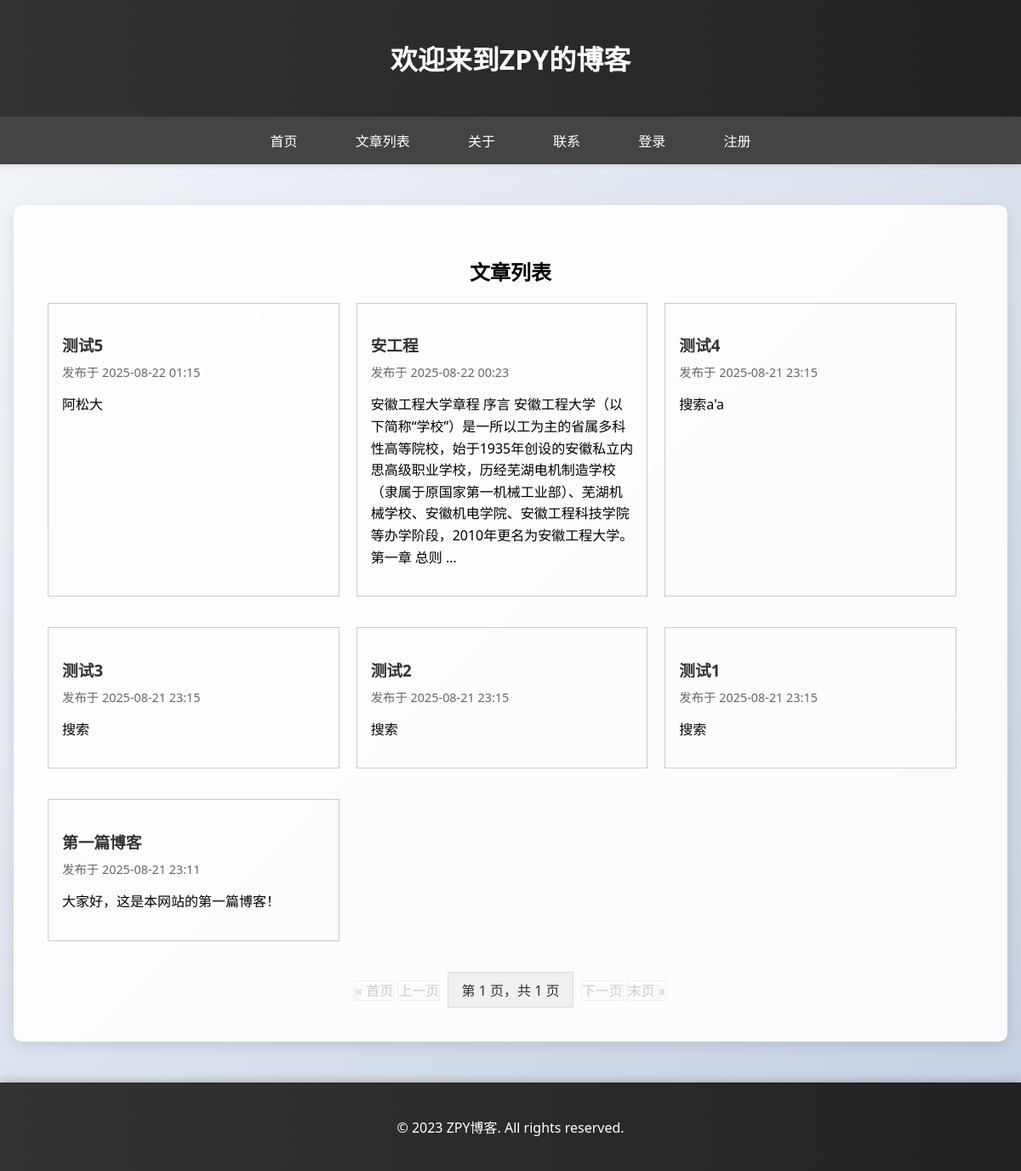
/posts/, run on the app's committed database.
### blog/models.py (models this page shows, shortened)
class Post(models.Model):
    title = models.CharField(max_length=200)
    content = models.TextField()
    created_at = models.DateTimeField(auto_now_add=True)
    author = models.ForeignKey(User, on_delete=models.CASCADE, default=1)  # 添加author字段，默认值为1

### blog/views.py (the view)
# urls.py: path('posts/', views.post_list, name='post_list'),
def post_list(request):
    posts_list = Post.objects.order_by('-created_at')
    paginator = Paginator(posts_list, 9)  # 每页显示5篇文章
    page = request.GET.get('page')
    try:
        posts = paginator.page(page)
    except PageNotAnInteger:
        posts = paginator.page(1)
    except EmptyPage:
        posts = paginator.page(paginator.num_pages)
    return render(request, 'blog/post_list.html', {'posts': posts})

### blog/templates/blog/post_list.html (shortened to what this page needs)
<!DOCTYPE html>
<html lang="zh">
<head>
</head>
<body>
    <header>
        <h1>欢迎来到ZPY的博客</h1>
    </header>
    <nav>
        <a href="/">首页</a>
        <a href="/posts/">文章列表</a>
        <a href="/about/">关于</a>
        <a href="/contact/">联系</a>
        {% if user.is_authenticated %}
            <a href="/profile/">个人主页</a>
            <a href="/create/">创建文章</a>
        {% else %}
            <a href="/login/">登录</a>
            <a href="/register/">注册</a>
        {% endif %}
    </nav>
    <div class="container">
        <div class="content">
            <h2 style="text-align: center;">文章列表</h2>
            <div class="posts-container">
                {% for post in posts %}
                <div class="post">
                    <h3 class="post-title"><a href="{% url 'post_detail' post.id %}">{{ post.title }}</a></h3>
                    <div class="post-meta">发布于 {{ post.created_at|date:"Y-m-d H:i" }}</div>
                    <div class="post-excerpt">
                        <p>{{ post.content|truncatewords:5 }}</p>
                    </div>
                </div>
                {% empty %}
                <p>暂无文章。</p>
                {% endfor %}
            </div>
            <div class="pagination">
                <span class="step-links">
                    {% if posts.has_previous %}
                        <a href="?page=1">&laquo; 首页</a>
                        <a href="?page={{ posts.previous_page_number }}">上一页</a>
                    {% else %}
                        <span class="disabled">&laquo; 首页</span>
                        <span class="disabled">上一页</span>
                    {% endif %}
                    <span class="current">
                        第 {{ posts.number }} 页，共 {{ posts.paginator.num_pages }} 页
                    </span>
                    {% if posts.has_next %}
                        <a href="?page={{ posts.next_page_number }}">下一页</a>
                        <a href="?page={{ posts.paginator.num_pages }}">末页 &raquo;</a>
                    {% else %}
                        <span class="disabled">下一页</span>
                        <span class="disabled">末页 &raquo;</span>
                    {% endif %}
                </span>
            </div>
        </div>
    </div>
    <footer>
        <p>&copy; 2023 ZPY博客. All rights reserved.</p>
    </footer>
</body>
</html>

### blog/templates/blog/post_list.html (style rules this page uses)
body { font-family: 'Segoe UI', Tahoma, Geneva, Verdana, sans-serif; margin: 0; padding: 0; background: linear-gradient(135deg, #f5f7fa 0%, #c3cfe2 100%); min-height: 100vh; }
header { background: linear-gradient(90deg, #333 0%, #222 100%); color: white; padding: 1.5rem; text-align: center; box-shadow: 0 2px 10px rgba(0,0,0,0.2); }
nav { background-color: #444; padding: 1rem; text-align: center; box-shadow: 0 2px 5px rgba(0,0,0,0.1); }
nav a { color: white; text-decoration: none; margin: 0 1rem; padding: 0.5rem 1rem; border-radius: 3px; transition: background-color 0.3s; }
.container { max-width: 1200px; margin: 2rem auto; padding: 1rem; }
.content { background-color: rgba(255, 255, 255, 0.9); padding: 2.5rem; border-radius: 10px; box-shadow: 0 5px 15px rgba(0,0,0,0.1); backdrop-filter: blur(10px); }
.posts-container { display: flex; flex-wrap: wrap; gap: 20px; }
.post { border: 1px solid #ccc; padding: 1rem; margin-bottom: 1rem; flex: 0 1 calc(33.333% - 20px); box-sizing: border-box; min-width: calc(33.333% - 20px); }
.post-title { color: #333; margin-bottom: 0.5rem; }
.post-title a { color: #333; text-decoration: none; }
.post-meta { color: #666; font-size: 0.9rem; margin-bottom: 1rem; }
.post-excerpt { line-height: 1.6; }
.pagination { text-align: center; margin-top: 20px; }
.pagination a, .pagination span.current { display: inline-block; padding: 8px 16px; margin: 0 4px; background-color: #f0f0f0; color: #333; text-decoration: none; border: 1px solid #ddd; }
.pagination .current { background-color: #333; color: white; border: 1px solid #333; }
.pagination .disabled { color: #ccc; border: 1px solid #eee; }
footer { background: linear-gradient(90deg, #333 0%, #222 100%); color: white; text-align: center; padding: 1.5rem; margin-top: 2rem; box-shadow: 0 -2px 10px rgba(0,0,0,0.2); }

### data on the page
Post: title "测试5", created_at "2025-08-22 01:15", content "阿松大"
Post: title "安工程", created_at "2025-08-22 00:23", content "安徽工程大学章程 序言 安徽工程大学（以下简称“学校”）是一所以工为主的省属多科性高等院校，始于1935年创设的安徽私立内思高级职业学校，历经芜湖电机制造学校（隶属于原国家第一机械工业部）、芜湖机械学校、安徽机电学院、安徽工程科技学院等办学阶段，2010年更名为安徽工程大学。 第一章 总则 …"
Post: title "测试4", created_at "2025-08-21 23:15", content "搜索a'a"
Post: title "测试3", created_at "2025-08-21 23:15", content "搜索"
Post: title "测试2", created_at "2025-08-21 23:15", content "搜索"
Post: title "测试1", created_at "2025-08-21 23:15", content "搜索"
Post: title "第一篇博客", created_at "2025-08-21 23:11", content "大家好，这是本网站的第一篇博客！"

### other printed values
{{ posts.number }} "1"
{{ posts.paginator.num_pages }} "1"
